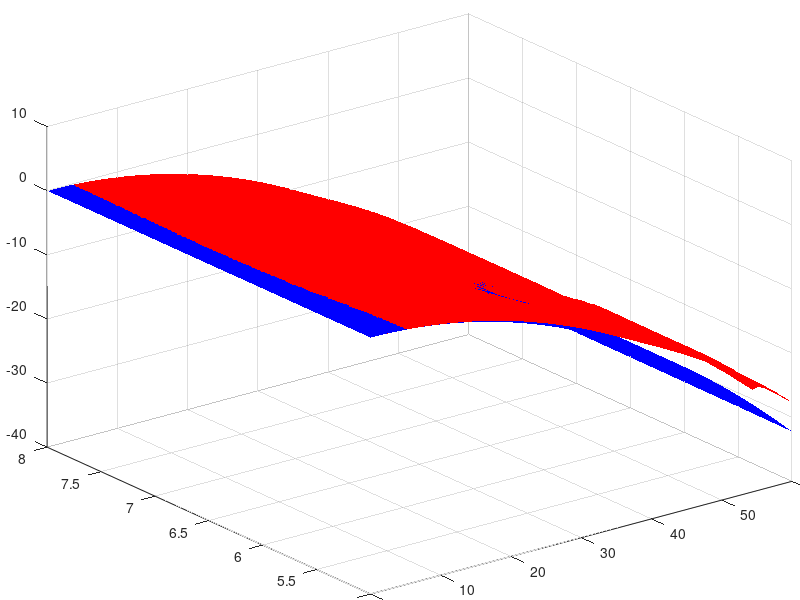

The MATLAB script that drew this image:
clc;clear;

%% attitude
att_ref = csvread('./surface_mesh/uniform_mc_ref_traj.csv', 1, 0);  % ref
att_smc = csvread('./surface_mesh/uniform_mc_test_smc.csv', 1, 0);% smc
att_rl = csvread('./surface_mesh/uniform_mc_test_rl.csv', 1, 0); % rl

fx = att_ref(:, 1) * 180 / pi;
fy = att_ref(:, 4);

figure
set(gca, 'LooseInset', [0.01, 0.01, 0.01, 0.01]);
[x, y] = meshgrid(linspace(min(fx), max(fx), 50), linspace(min(fy), max(fy), 50));
% plot smc
fz = att_smc(:, 1);
z=griddata(fx, fy, fz, x, y);
mesh(x, y, z, 'facecolor', 'b', 'EdgeColor', 'none'); hold on;
% plot rl
fz = att_rl(:, 1);
z = griddata(fx, fy, fz, x, y);
mesh(x, y, z, 'facecolor', 'r', 'EdgeColor', 'none'); hold on;
% legend('smc', 'rl');
% title('attitude');
grid on;
